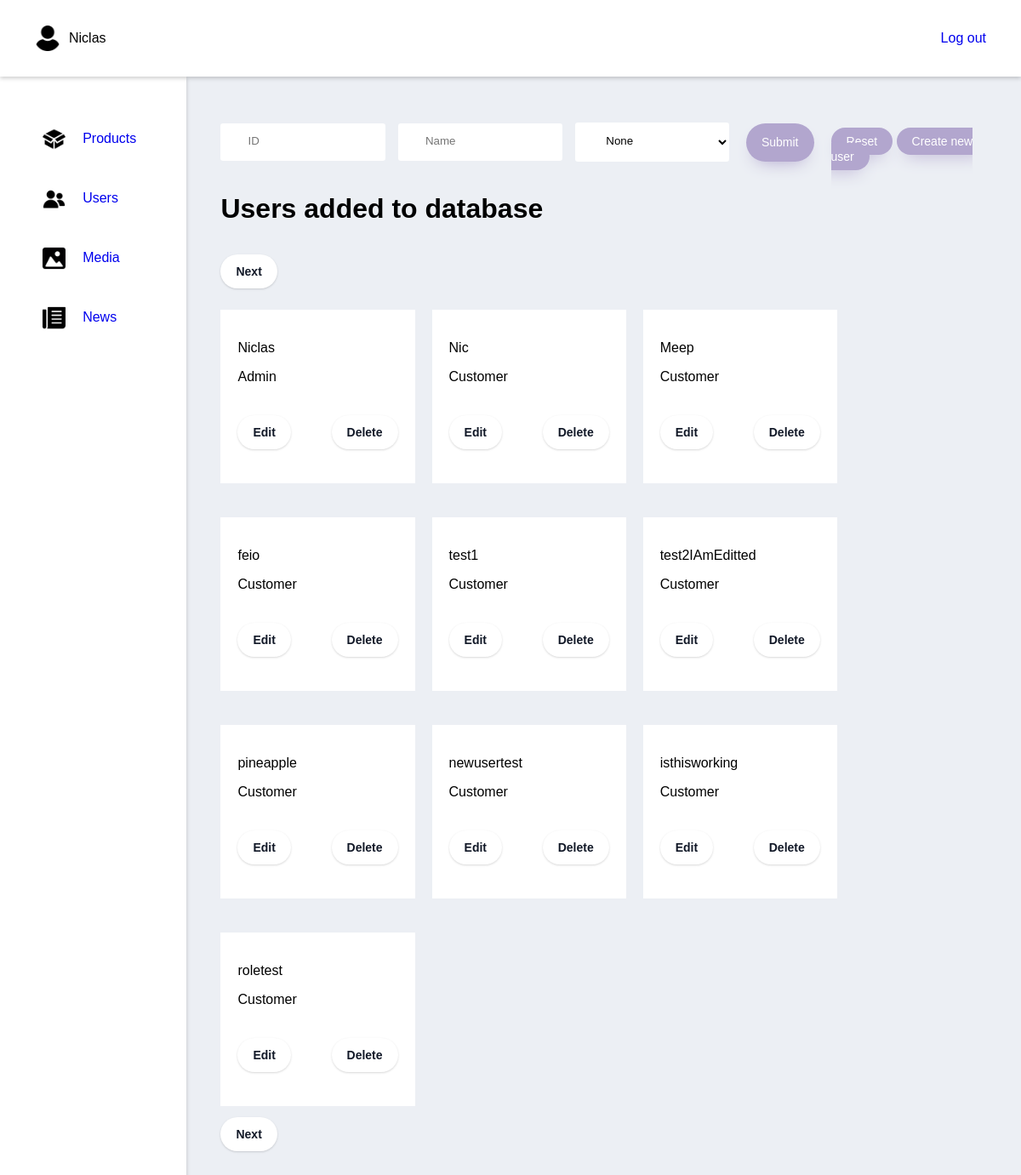
Page /adminUsers (signed in) on the earlier database version.
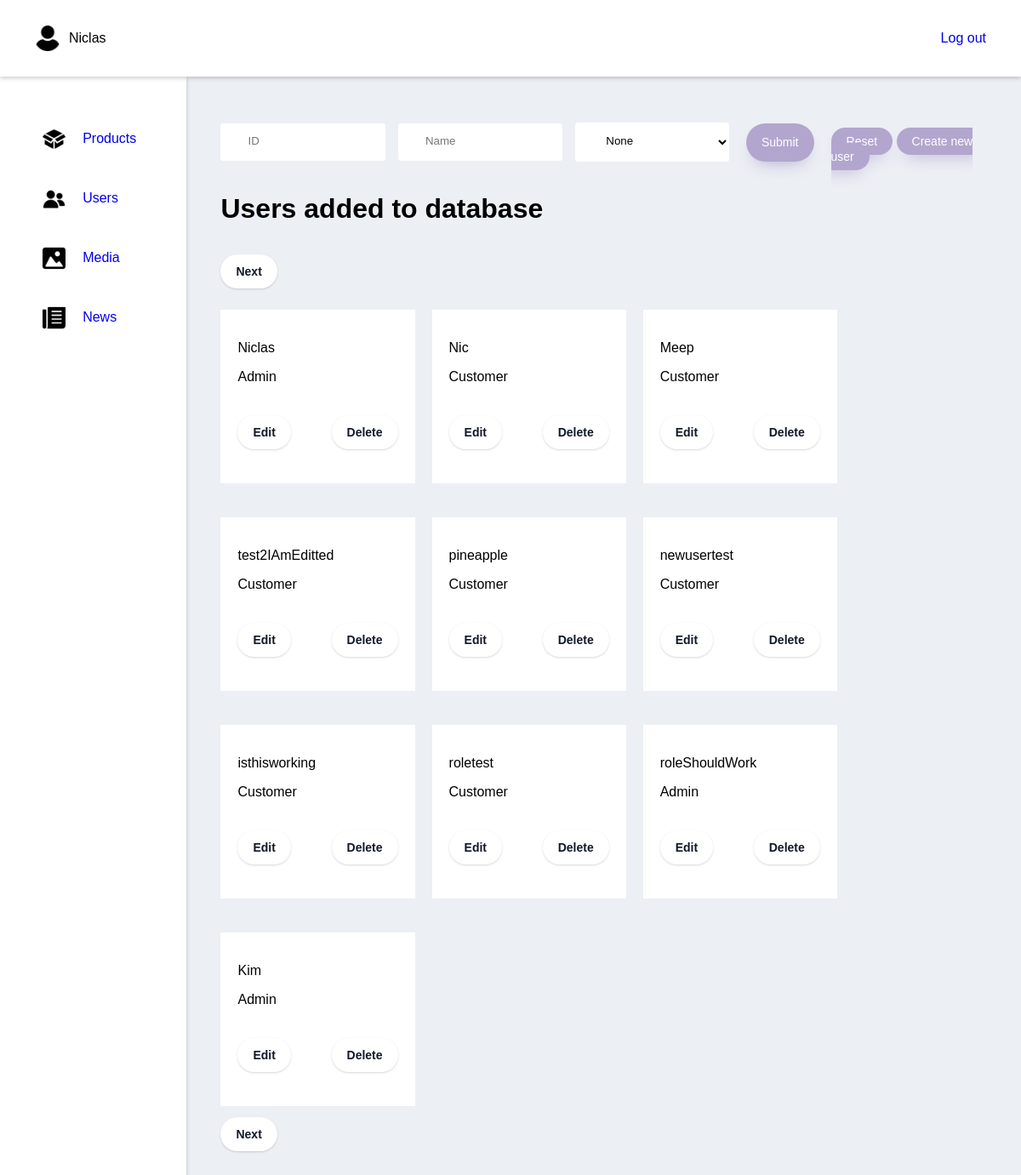
Same page on the later database version.
### tables this page shows
CREATE TABLE IF NOT EXISTS `users` (
  `user_id` int(11) NOT NULL AUTO_INCREMENT,
  `name` varchar(20) NOT NULL,
  `password` varchar(100) NOT NULL,
  `role` int(11) NOT NULL DEFAULT '0',
  PRIMARY KEY (`user_id`)
);

### index.php (called while the page is built, shortened)
<?php
    $request = $_SERVER["REQUEST_URI"];
    $router = new Router($request);
    $router->get('/', 'views/frontend/Home');
    $router->get('/profile', 'views/login/profile');
    $router->get('/editProfileFunction', 'controllers/editProfile');
    $router->get('/loginFunction', 'controllers/login');
    $router->get('/signupFunction', 'controllers/signup');
    $router->get('/logoutFunction', 'controllers/logout');
    $router->get('/Product', 'views/frontend/Product');
    $router->get('/AboutUS', 'views/frontend/AboutUS');
    $router->get('/Contact', 'views/frontend/Contact');
    $router->get('/Checkout', 'views/frontend/Checkout');
    $router->get('/ProductShow', 'views/frontend/ProductShow');
    $router->get('/Breadcrumb', 'views/frontend/Breadcrumb');
    $router->get('/adminProducts', 'views/backend/products');
    $router->get('/adminUsers', 'views/backend/users');

### models/handlers/usersHandler.php (called while the page is built, shortened)
<?php
$rootPath = "";
require_once $rootPath . "public/dbconn.php";
require_once $rootPath . "models/sql/Users.php";
class UsersHandler extends Users{
    protected $db;
    public function __construct($db) {
        $this->db = $db;
    }
    public function getUsers($id, $role, $name) {
        if( (isset( $id ) && $id != "") && (isset( $role ) && $role != "") ){
            $getUsers = $this->db->prepare($this->getUsersByIdAndNameAndRoleQuery);
            $getUsers->bindParam(':id', $id);
            $getUsers->bindParam(':role', $role);
        }else
        if( !(isset( $id ) && $id != "") && (isset( $role ) && $role != "") ){
            $getUsers = $this->db->prepare($this->getUsersByNameAndRoleQuery);
            $getUsers->bindParam(':role', $role);
        }else
        if( (isset( $id ) && $id != "") && !(isset( $role ) && $role != "") ){
            $getUsers = $this->db->prepare($this->getUsersByIdAndNameQuery);
            $getUsers->bindParam(':id', $id);
        }else
        {
            $getUsers = $this->db->prepare($this->getUsersByNameQuery);
        }
        if ( isset( $name ) ){
            $name = "%" . $name . "%";
        } else {
            $name = "%";
        }
        $getUsers->bindParam(':name', $name);
        $getUsers->execute();
        $data = $getUsers->fetchAll();
        return $data;
    }
}
$UsersHandler = new UsersHandler($db);

### controllers/getUsersWithFilters.php (called while the page is built)
<?php
    $data = $UsersHandler->getUsers(
        isset($_POST['id']) ? $_POST['id'] : "",
        isset($_POST['role']) ? $_POST['role'] : "",
        isset($_POST['name']) ? $_POST['name'] : ""
    );

### views/backend/users.php (the view, shortened to what the changed rows need)
<?php
    $rootPath = "";
    require_once $rootPath . "public/dbconn.php";
    require_once $rootPath . "models/handlers/Usershandler.php";
    require_once $rootPath . "controllers/createUser.php";
    require_once $rootPath . "controllers/editUser.php";
    require_once $rootPath . "controllers/getUsersWithFilters.php";
    require_once $rootPath . "views/backend/partials/header.php";
    $page = 0;
?>
<div class="wrapper">
    <?php
        $pageNr = $page;
        $usersPrPage = 10;
        $pageMinIndex = $pageNr * $usersPrPage;
        $pageMaxIndex = $pageMinIndex + $usersPrPage;
    ?>
<div class="Admin-page-title">
    <h1>Users added to database</h1>
</div>
<div class="wrapper-main-area">
    <div class="products">
            <?php
                for($i = $pageMinIndex; $i < $pageMaxIndex && $i < count($data); $i++){
                    $indData = $data[$i];
            ?>
                <div class="product">
                    <div class="product-info">
                        <p><?php echo $indData['name'] ?></p>
                        <p><?php echo array('Customer', 'Admin')[$indData['role']] ?></p>
                    </div>
                        <div class="Edit-Delete-div">
                            <form method="POST" action="adminEditUser">
                                <input class="button-pagination" type="submit" value="Edit">
                            </form>
                            <form class="Edit-Delete-div" method="POST" action="adminUsers">
                                <input class="button-pagination" type="submit" value="Delete">
                            </form>
                        </div>
                </div>
            <?php
                }
            ?>
    </div>
    <?php
        echo "<br>";
    ?>
</div>
</div>
<?php
    require $rootPath . "views/backend/partials/footer.php";
?>

Differences in the rows shown:
removed users: name "feio", role "Customer"
removed users: name "test1", role "Customer"
now on this page (row unchanged): users: name "roleShouldWork", role "Admin"
now on this page (row unchanged): users: name "Kim", role "Admin"
